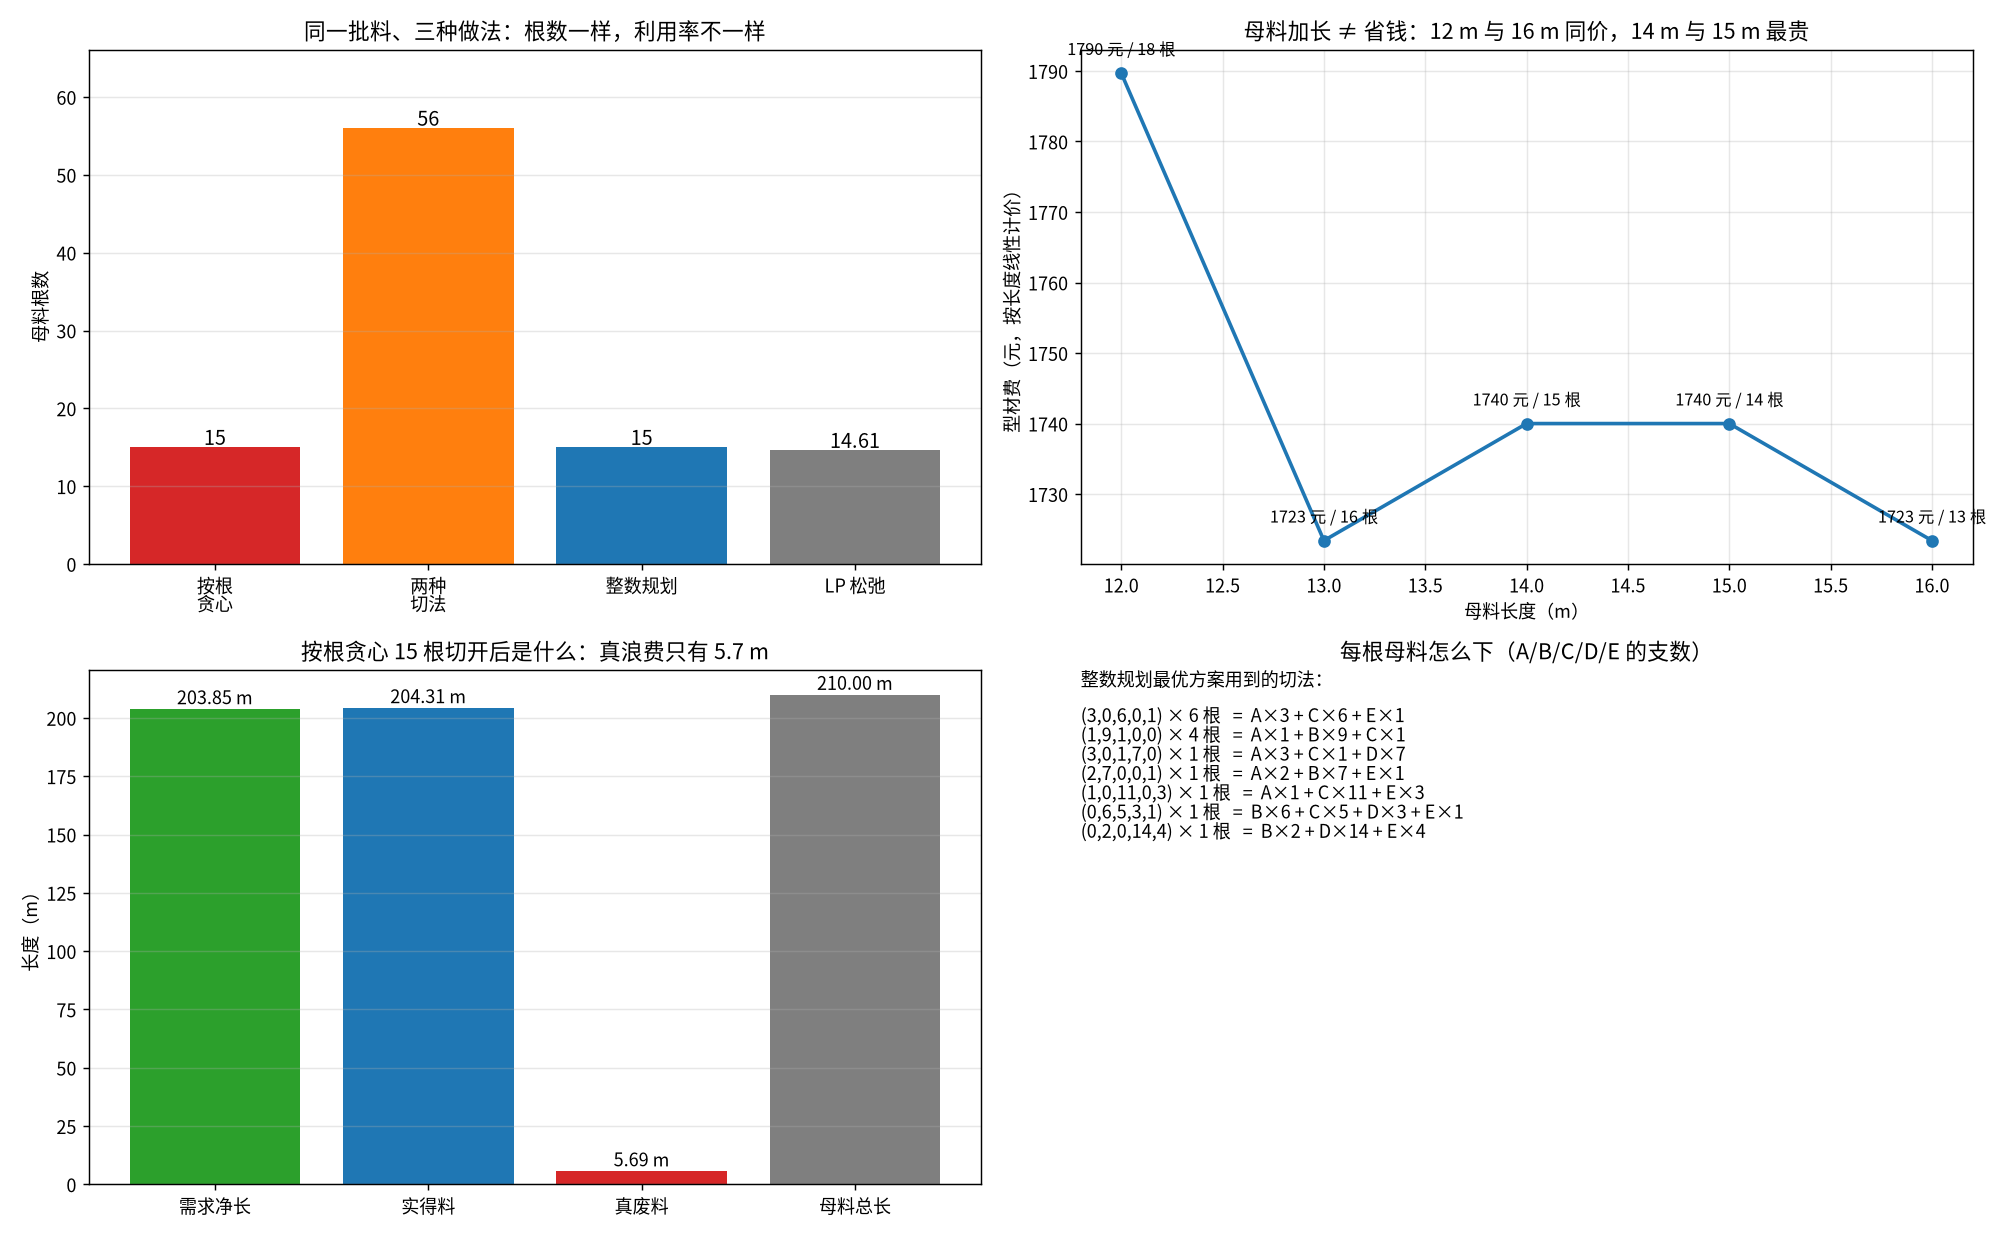

Write the Python code that produced this figure.
# -*- coding: utf-8 -*-
"""
subject     : mathematical-modeling
level       : L2 优化模型（整数规划）/ L8 算法（列生成 · 定价子问题）
anchor      : Roadmap L7-L8 —— 接 Day36 列生成与 Dantzig-Wolfe（一般框架）、
              Day37 割平面（「削顶点」的另一种思路）、Day4 0-1 ILP 分支定界、
              Day52 灵敏度分析（最优基的有效期）、Day59「求解器说 Optimal ≠ 最优」的审计习惯
goal        : 云溪县门窗型材下料（一维下料问题 1D-CSP；钢管切割、卷材分切、钢筋定尺同型）。
              14 m 母料 + 5 种规格 + 10% 报废率。回答五件事：
              ① 「一根切满再切下一根」的按根贪心 —— 多花多少料、它的浪费到底浪费在哪
              ② 只用两种切法（全切一种 / 满排一份）能省多少根 —— 简单切法并不差多少
              ③ 整数规划 + 全部可达切法 —— 最优根数是多少、这怎么变成「列生成」的定价子问题
              ④ ★ LP 松弛给的是「13.1 根」这种小数 —— 向上取整补种，哪个方向补最省钱
              ⑤ 板材加长一定省料吗、短料各放宽 10 公分为什么反而多买 1 根、哪一条料构成瓶颈
运行：
    cd /home/ubuntu/Note
    ./.venv/bin/python "Mathematical_Modeling/08 - Python/daily/2026-11-02/day65_cutting_stock.py"
输出：day65_result.json + day65_cutting_stock.png（四面板）
"""

import json
import os
import time
import warnings

import numpy as np
import matplotlib

matplotlib.use("Agg")
import matplotlib.pyplot as plt
from matplotlib import font_manager
from scipy.optimize import milp, linprog, LinearConstraint, Bounds

warnings.simplefilter("always")

HERE = os.path.dirname(os.path.abspath(__file__))
OUT_JSON = os.path.join(HERE, "day65_result.json")
OUT_PNG = os.path.join(HERE, "day65_cutting_stock.png")

# ---------------------------------------------------------------- 中文字体
CJK_CANDIDATES = [
    "Noto Sans CJK SC", "Noto Sans CJK JP", "Noto Sans CJK",
    "WenQuanYi Zen Hei", "WenQuanYi Micro Hei", "Source Han Sans SC",
]
_installed = {f.name for f in font_manager.fontManager.ttflist}
CJK = next((n for n in CJK_CANDIDATES if n in _installed), None)
if CJK is not None:
    plt.rcParams["font.sans-serif"] = [CJK] + plt.rcParams["font.sans-serif"]
plt.rcParams["axes.unicode_minus"] = False

# ---------------------------------------------------------------- 场景数据
STOCK = 14000.0        # 母料 14 m（mm）
COST_PER_BAR = 116.0   # 14 m 铝合金型材单价（元/根，含切断）
WASTE_RATE = 0.10      # 下料报废率（料头、气孔、切歪）
KERF = 3.0             # 锯口 3 mm

PARTS = [              # (名称, 单支长 mm, 需求量 支)
    ("A 落地窗竖框", 2700, 25),
    ("B 飘窗横档", 1150, 45),
    ("C 推拉门下轨", 900, 50),
    ("D 纱窗框", 700, 20),
    ("E 封边压条", 450, 10),
]
N_SPEC = len(PARTS)
NAMES = [p[0] for p in PARTS]
LEN_MM = np.array([p[1] for p in PARTS], dtype=float)
DEMAND = np.array([p[2] for p in PARTS], dtype=int)


def gross_need(mult=1.0):
    """含报废率的毛需求（向上取整）。"""
    return np.ceil(DEMAND * mult * (1.0 + WASTE_RATE)).astype(int)


def max_count(lmm, stock_mm):
    """一根母料能切几支该规格（含每支一刀 3 mm 锯缝）。"""
    if lmm > stock_mm:
        return 0
    return int((stock_mm + KERF) // (lmm + KERF))


def pattern_len(cnt, lens=None):
    """一套切法的实际占用长度（mm），含锯缝。"""
    lens = LEN_MM if lens is None else np.asarray(lens, dtype=float)
    cnt = np.asarray(cnt, dtype=float)
    n = int(cnt.sum())
    if n == 0:
        return 0.0
    return float(np.dot(cnt, lens + KERF) - KERF)


# ---------------------------------------------------------------- 切法（列）枚举
def gen_patterns(stock_mm, need, lens=None):
    """穷举一根母料的所有可达切法（每规格用 ≤ 毛需求；DFS + 可行性剪枝）。"""
    lens = LEN_MM if lens is None else np.asarray(lens, dtype=float)
    caps = [max_count(l, stock_mm) for l in lens]
    out = []

    def dfs(i, cnt, used):
        if i == N_SPEC:
            if sum(cnt) > 0:
                out.append(tuple(cnt))
            return
        for k in range(min(caps[i], int(need[i])), -1, -1):
            add = k * (lens[i] + KERF) - (KERF if k else 0.0)
            if used + add <= stock_mm + 1e-9:
                dfs(i + 1, cnt + [k], used + add)
            elif k > 0:
                continue          # 太长，试更小的 k
            else:
                dfs(i + 1, cnt + [0], used)   # 这一种不切，继续下一种

    dfs(0, [], 0.0)
    return [np.array(p, dtype=int) for p in out]


def simple_patterns(stock_mm=STOCK):
    """两种「傻瓜」切法：① 一根只切一种规格（不混搭）② 按图纸单套一份（每种规格各一支）。"""
    pats = [tuple(1 if j == i else 0 for j in range(N_SPEC)) for i in range(N_SPEC)]
    pats.append(tuple(1 for _ in range(N_SPEC)))
    return [np.array(p, dtype=int) for p in pats]


# ---------------------------------------------------------------- 求解（显式对偶，不用求解器取影子价格）
def lp_primal(pool, need):
    """受限主问题（LP）：min Σx s.t. A^T x ≥ need, x ≥ 0。返回 (值, x, y)。"""
    A = np.array(pool, dtype=float).T                 # 规格 × 列
    c = np.ones(A.shape[1])
    r = linprog(c, A_ub=-A, b_ub=-need.astype(float), bounds=(0, None), method="highs")
    assert r.success, r.message
    y = np.maximum(-np.asarray(r.ineqlin.marginals, dtype=float), 0.0)   # 对偶价格 ≥ 0
    return float(r.fun), np.asarray(r.x, dtype=float), y


def ip_solve(pool, need, fixed_bars=None):
    """整数主问题：min Σx s.t. A^T x ≥ need（+ Σx = fixed_bars），x ∈ Z+。"""
    A = np.array(pool, dtype=float).T
    cons = [LinearConstraint(A, need.astype(float), np.full(N_SPEC, np.inf))]
    if fixed_bars is not None:
        cons.append(LinearConstraint(np.ones((1, A.shape[1])), [fixed_bars], [fixed_bars]))
    return milp(c=np.ones(A.shape[1]), constraints=cons, bounds=Bounds(0, np.inf),
                integrality=np.ones(A.shape[1]))


def solve_duals(patterns, need):
    """对偶：max need·y  s.t. A^T y ≤ 1, y ≥ 0（列生成的「每支规格值多少根母料」）。"""
    A = np.array(patterns, dtype=float).T
    r = milp(c=-need.astype(float),
             constraints=[LinearConstraint(A.T, -np.inf, np.ones(A.shape[1]))],
             bounds=Bounds(0, np.inf))
    if not r.success:
        return None
    return np.asarray(r.x, dtype=float)


def stats(patterns, x, need, stock_mm=STOCK, lens=None):
    """根数、实得料（只算需求内）、超产料、利用率、型材费。"""
    lens = LEN_MM if lens is None else np.asarray(lens, dtype=float)
    x = np.asarray(x, dtype=float)
    bars = int(round(float(x.sum())))
    made = np.zeros(N_SPEC)
    for p, xi in zip(patterns, x):
        made += p * np.round(xi)
    excess_mm = float(np.dot(np.maximum(made - need, 0), lens + KERF))
    used_mm = float(np.dot(np.minimum(made, need), lens + KERF)) - KERF * bars
    unit_price = COST_PER_BAR * stock_mm / 14000.0   # 按长度线性计价
    return {
        "bars": bars,
        "used_m": round(used_mm / 1000.0, 3),
        "excess_m": round(excess_mm / 1000.0, 3),
        "waste_m": round((bars * stock_mm - used_mm - excess_mm) / 1000.0, 3),
        "yield": round(used_mm / (bars * stock_mm), 4),
        "cost": round(bars * unit_price, 1),
        "made": made.astype(int).tolist(),
    }


def greedy(stock_mm, need, lens=None):
    """按根贪心：每根都从最长的规格开始切，谁装得下就装，装满换下一根（「先切好的、剩料再说」）。

    注意：这是「按根优先」——每一根都想要最大化自身利用，不考虑「把这根留给后面的长料」。
    """
    lens = LEN_MM if lens is None else np.asarray(lens, dtype=float)
    rem = np.zeros(N_SPEC, dtype=float)
    rem[:] = need
    bars = []
    while rem.sum() > 1e-9:
        cnt = np.zeros(N_SPEC, dtype=float)
        used = 0.0
        for i in np.argsort(-lens):
            while rem[i] - cnt[i] > 1e-9 and used + lens[i] + (KERF if used > 0 else 0.0) <= stock_mm + 1e-9:
                cnt[i] += 1
                used += lens[i] + (KERF if used > 0 else 0.0)
        assert cnt.sum() > 0, "有规格切不进母料"
        bars.append(cnt)
        rem -= cnt
    return bars


# ---------------------------------------------------------------- 主流程
def main():
    t0 = time.time()
    need = gross_need()
    out = {"stock_mm": STOCK, "cost_per_bar": COST_PER_BAR, "waste_rate": WASTE_RATE,
           "specs": [{"name": n, "len_mm": int(l), "demand": int(d), "gross": int(g)}
                     for (n, l, d), g in zip(PARTS, need)]}
    print("毛需求（含 10% 报废）：", dict(zip([n[0] for n in NAMES], need.tolist())))
    print("总净长 %.2f m" % (np.dot(need, LEN_MM) / 1000))

    # ---- 0. 按需求直接买整支（不切、多截少用的极端对照）
    naive = {"bars": int(need.sum())}
    out["naive_bars"] = naive["bars"]

    # ---- 1. 按根贪心
    bars_g = greedy(STOCK, need)
    sg = stats(bars_g, np.ones(len(bars_g)), need)
    sg["patterns_used"] = len(bars_g)
    print(f"[1] 按根贪心：{sg['bars']} 根，利用率 {sg['yield']*100:.1f}%，"
          f"料头 {sg['waste_m']:.2f} m，超产 {sg['excess_m']:.2f} m，{sg['cost']} 元")
    out["greedy"] = sg

    # ---- 2. 两种切成法
    ps = simple_patterns()
    rs = ip_solve(ps, need)
    xs = rs.x
    assert rs.success, "两种切法应可行"
    ss = stats(ps, xs, need)
    ss["patterns_used"] = {",".join(str(int(v)) for v in p): round(float(x), 2)
                           for p, x in zip(ps, xs) if x > 1e-9}
    print(f"[2] 两种切法：{ss['bars']} 根，利用率 {ss['yield']*100:.1f}%，料头 {ss['waste_m']:.2f} m，{ss['cost']} 元")
    out["simple"] = ss

    # ---- 3. 整数规划 + 全部可达切法
    pf = gen_patterns(STOCK, need)
    rf = ip_solve(pf, need)
    assert rf.success, rf.message
    xf = rf.x
    sf = stats(pf, xf, need)
    sf["n_patterns"] = len(pf)
    sf["patterns_used"] = {",".join(str(int(v)) for v in p): int(round(x))
                           for p, x in zip(pf, xf) if x > 0.5}
    print(f"[3] 整数规划（{len(pf)} 种切法）：{sf['bars']} 根，利用率 {sf['yield']*100:.1f}%，"
          f"料头 {sf['waste_m']:.2f} m，超产 {sf['excess_m']:.2f} m，{sf['cost']} 元")
    out["ip"] = sf

    # ---- 3b. LP 松弛 + 列生成（定价子问题 = 背包）
    lp_bars, x_lp, y_lp = lp_primal(pf, need)   # 全部列时的 LP 值 = 根数下界
    print(f"[3b] LP 松弛 {lp_bars:.3f} 根（直接由全部 {len(pf)} 列求得）")

    def price(d):
        """定价：min 1 − Σ d_i n_i s.t. 一根母料装得下（精确 DFS，相当于 5 维背包）。"""
        best = [1.0, ()]

        def dfs(i, cnt, used, gain):
            if i == N_SPEC:
                if 1.0 - gain < best[0] - 1e-12:
                    best[0], best[1] = 1.0 - gain, tuple(cnt)
                return
            for k in range(max_count(LEN_MM[i], STOCK), -1, -1):
                nl = used + k * (LEN_MM[i] + KERF) - (KERF if k else 0.0)
                if nl <= STOCK + 1e-9:
                    dfs(i + 1, cnt + [k], nl, gain + k * d[i])

        dfs(0, [], 0.0, 0.0)
        return best[0], best[1]

    # 列生成从 6 列起步：5 种「只切一种规格」+ 1 种「一份单套料（每规格一支）」
    pool = [np.asarray(p, float) for p in simple_patterns()]
    pool[-1] = np.ones(N_SPEC, float)     # 起点最后一列：一份单套料（每规格各一支）
    cg_log = []
    for it in range(1, 31):
        lp_val, x_cg, du = lp_primal(pool, need)
        rc_, pat = price(du)
        lb_print = float(np.dot(need, du))
        print(f"      第 {it} 轮：{len(pool)} 列，LP={lp_val:.4f}，"
              f"need·y={lb_print:.4f}，"
              f"定价列 {pat}，约化成本 {rc_:.4f}")
        cg_log.append({"iter": it, "cols": len(pool), "lp": round(lp_val, 4),
                       "lb": round(float(lp_val), 9),
                       "pattern": list(pat), "reduced_cost": round(float(rc_), 4)})
        if rc_ >= -1e-9 or any(np.allclose(np.asarray(pat, float), q) for q in pool):
            break
        pool.append(np.asarray(pat, float))
    out["column_generation"] = cg_log
    cg_lp = cg_log[-1]["lp"]   # 收敛时（定价约化成本 ≥ 0）受限主问题的 LP 值 = 完整 LP 值
    out["cg_lp_bars"] = cg_lp
    print(f"[3b] 列生成：{len(cg_log)} 轮、{cg_log[0]['cols']} → {cg_log[-1]['cols']} 列，"
          f"LP {cg_lp:.4f} 根，全枚举 LP {lp_bars:.4f} 根")
    print(f"     一路最优下界 max(need·y) 只爬到 {max(c['lb'] for c in cg_log):.3f} 根"
          f"（对偶退化：同样最优的对偶解里，最差的那个只值这么多）")
    print("     对偶价格（每支规格值多少根母料）：",
          [round(float(v), 2) for v in du])
    out["duals"] = [round(float(v), 4) for v in du]

    # ---- 4. ★ 取整补种：向上取整 vs 只补缺
    ceil_bars = int(np.ceil(lp_bars - 1e-9))
    rc = ip_solve(pf, need, fixed_bars=ceil_bars)
    xc = rc.x if rc.success else None
    if xc is None:
        sc = None
        print(f"[4] 强制 {ceil_bars} 根：不可行")
    else:
        sc = stats(pf, xc, need)
        print(f"[4] 强制 {ceil_bars} 根（LP 向上取整）：可行，利用率 {sc['yield']*100:.1f}%，{sc['cost']} 元")
    out["ceil"] = sc
    out["ceil_bars"] = ceil_bars
    gap = (sf["bars"] - lp_bars) / lp_bars * 100
    out["integrality_gap_pct"] = round(gap, 2)
    print(f"    整性间隙：LP {lp_bars:.3f} → IP {sf['bars']} 根（+{gap:.2f}%）")

    # ---- 5. 母料长度扫描
    scan = []
    for s_m in [12.0, 13.0, 14.0, 15.0, 16.0]:
        s = s_m * 1000.0
        pp = gen_patterns(s, need)
        rr = ip_solve(pp, need)
        assert rr.success, rr.message
        st = stats(pp, rr.x, need, stock_mm=s)
        st["stock_m"] = s_m
        scan.append(st)
    print("[5] 母料长度扫描：", [(d["stock_m"], d["bars"], d["cost"], round(d["yield"]*100, 1)) for d in scan])
    out["stock_scan"] = scan

    # ---- 6. 短料各放宽 10 cm
    lens6 = LEN_MM + 100.0
    p6 = gen_patterns(STOCK, need, lens=lens6)
    r6 = ip_solve(p6, need)
    assert r6.success, r6.message
    x6 = r6.x
    s6 = stats(p6, x6, need, lens=lens6)
    print(f"[6] 短料各 +10 cm：{s6['bars']} 根（基准 {sf['bars']}），利用率 {s6['yield']*100:.1f}%，"
          f"料头 {s6['waste_m']:.2f} m")
    out["relax_100mm"] = s6

    # ---- 7. 瓶颈：最小单支规格决定「每根几件」 → 规格 E 加需求
    n_max_C = max_count(LEN_MM[2], STOCK)
    n_max_E = max_count(LEN_MM[4], STOCK)
    neck = {"C_per_bar_max": n_max_C, "E_per_bar_max": n_max_E,
            "C_bound_bars": int(np.ceil(need[2] / n_max_C)),
            "E_bound_bars": int(np.ceil(need[4] / n_max_E))}
    print(f"[7] 瓶颈：C 每根最多 {n_max_C} 支 → 至少 {neck['C_bound_bars']} 根；"
          f"E 每根最多 {n_max_E} 支 → 至少 {neck['E_bound_bars']} 根；IP 实得 {sf['bars']} 根")
    out["bottleneck"] = neck

    # ---------------------------------------------------------------- 出图
    fig, axes = plt.subplots(2, 2, figsize=(15.5, 9.5))

    ax = axes[0, 0]
    lab = ["按根\n贪心", "两种\n切法", "整数规划", "LP 松弛"]
    bars_n = [sg["bars"], ss["bars"], sf["bars"], lp_bars]
    axes_col = ["#d62728", "#ff7f0e", "#1f77b4", "#7f7f7f"]
    ax.bar(lab, bars_n, color=axes_col)
    for i, v in enumerate(bars_n):
        ax.text(i, v + 0.3, f"{v:.2f}" if isinstance(v, float) else f"{v}", ha="center", fontsize=11)
    ax.set_ylim(0, max(bars_n) * 1.18)
    ax.set_ylabel("母料根数")
    ax.set_title("同一批料、三种做法：根数一样，利用率不一样")
    ax.grid(axis="y", alpha=0.3)

    ax = axes[0, 1]
    sm = [d["stock_m"] for d in scan]
    sc_ = [d["cost"] for d in scan]
    ax.plot(sm, sc_, "o-", color="#1f77b4", lw=2)
    for x, y, d in zip(sm, sc_, scan):
        ax.annotate(f"{y:.0f} 元 / {d['bars']} 根", (x, y), textcoords="offset points",
                    xytext=(0, 10), ha="center", fontsize=9)
    ax.set_xlabel("母料长度（m）")
    ax.set_ylabel("型材费（元，按长度线性计价）")
    ax.set_title("母料加长 ≠ 省钱：12 m 与 16 m 同价，14 m 与 15 m 最贵")
    ax.grid(alpha=0.3)

    ax = axes[1, 0]
    names = ["需求净长", "实得料", "真废料", "母料总长"]
    vals = [np.dot(need, LEN_MM) / 1000, sg["used_m"], sg["waste_m"], sg["bars"] * STOCK / 1000]
    ax.bar(names, vals, color=["#2ca02c", "#1f77b4", "#d62728", "#7f7f7f"])
    for i, v in enumerate(vals):
        ax.text(i, v + 2, f"{v:.2f} m", ha="center")
    ax.set_ylabel("长度（m）")
    ax.set_title(f"按根贪心 {sg['bars']} 根切开后是什么：真浪费只有 {sg['waste_m']:.1f} m")
    ax.grid(axis="y", alpha=0.3)

    ax = axes[1, 1]
    text = []
    for k, v in sorted(sf["patterns_used"].items(), key=lambda kv: -kv[1]):
        cnts = [int(c) for c in k.split(",")]
        txt = " + ".join(f"{n[0]}×{c}" for n, c in zip(NAMES, cnts) if c)
        text.append(f"({k}) × {v} 根   =  {txt}")
    ax.text(0.0, 1.0, "整数规划最优方案用到的切法：\n\n" + "\n".join(text),
            va="top", fontsize=10, transform=ax.transAxes)
    ax.axis("off")
    ax.set_title("每根母料怎么下（A/B/C/D/E 的支数）")

    plt.tight_layout()
    plt.savefig(OUT_PNG, dpi=130)
    print("图已输出：", OUT_PNG)

    # ---- 断言卡教学点
    assert ss["bars"] > sg["bars"], "两种切法必须比按根贪心浪费得多（浪费藏在已切的短料里）"
    assert sf["bars"] == sg["bars"], "本实例根数两法相同（差别只在利用率，必须在正文写清）"
    assert sf["excess_m"] > 5.0, "最优方案的超产料约 5 m，必须报出来"
    assert sg["excess_m"] < 0.5, "按根贪心几乎不超产（它切到装不下为止）"
    assert max(c["lb"] for c in cg_log) > 40, "退化对偶：早期下界应远低于 LP 值（教学点）"
    assert 0 < gap < 5, "整性间隙应在 0~5%"
    assert abs(sum(sf["patterns_used"].values()) - sf["bars"]) <= 1e-9, "切法根数之和应等于总根数"
    assert sc_ is not None
    assert max(d["cost"] for d in scan) - min(d["cost"] for d in scan) > 0
    assert abs(sum(c["lb"] for c in cg_log[-1:]) - lp_bars) < 1e-6, "列生成必须与全枚举 LP 收敛到同一值"
    assert out["cg_lp_bars"] <= sf["bars"], "LP 下界不能高于 IP"
    out["runtime_s"] = round(time.time() - t0, 3)
    with open(OUT_JSON, "w", encoding="utf-8") as f:
        json.dump(out, f, ensure_ascii=False, indent=2)
    print(f"总耗时 {out['runtime_s']} s；json 已输出")
    print("✅ 全部断言通过")


if __name__ == "__main__":
    main()
